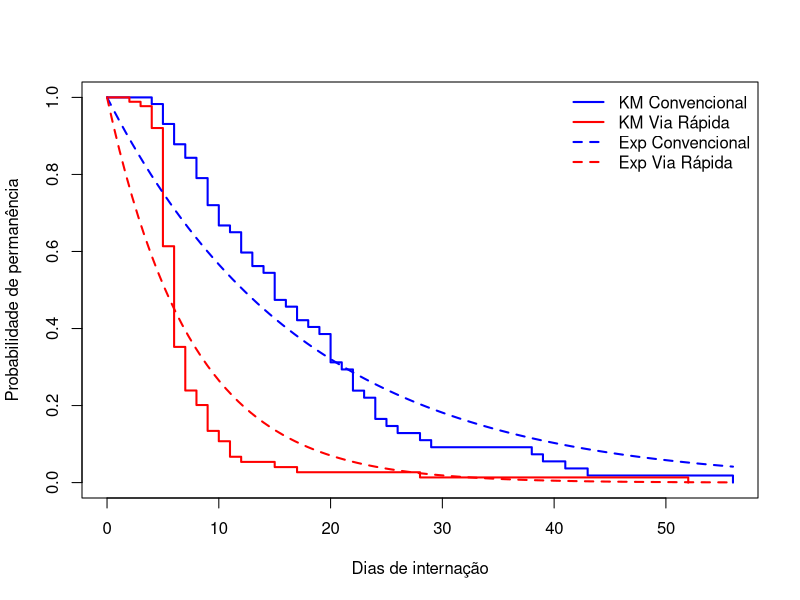
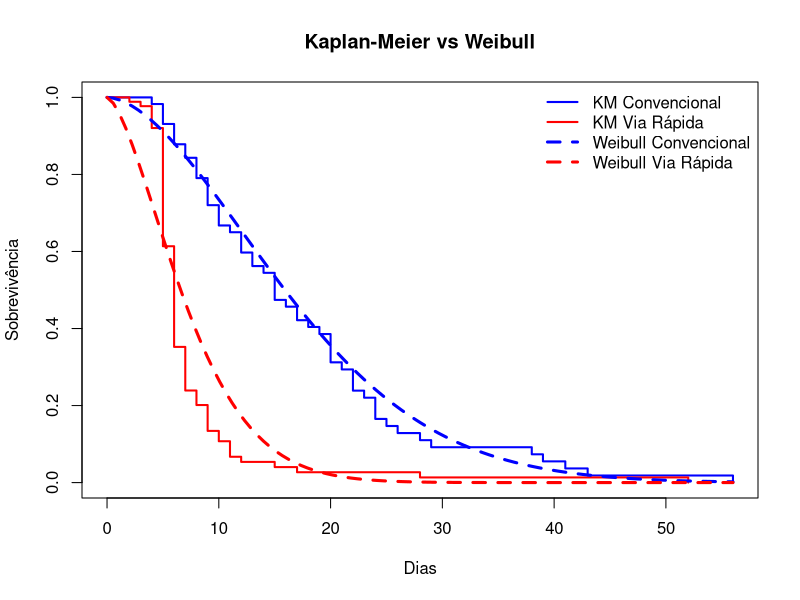

Write the R code that produced these figures, in order.
## ---- chunk 1
# Leitura de Pacotes Necessários
library(survival)
library(knitr)
library(kableExtra)
library(knitr)
## ---- chunk 2
# Leitura dos Dados 
dados = read.csv(file = "MAE0354-2026 - viarapidareduzido.csv")

# Separando em dois casos:
via_convencional <- dados[dados$Protocolo ==  0,]
via_rapida <- dados[dados$Protocolo ==  1,]
## ---- chunk 3
# Estabelecemos uma função capaz de calcular tal quantidade para cada conjunto de dados
theta_mv_exp <- function(tempo, delta){
  sum(delta) / sum(tempo)
}

# Theta de Máxima Verossimilhança para o Protocolo Convencional 
theta_c <- theta_mv_exp(
  via_convencional$Dias,via_convencional$Delta
)
# Theta de Máxima Verossimilhança para o Protocolo Rápido
theta_r <- theta_mv_exp(
  via_rapida$Dias, via_rapida$Delta
)

tabela_theta <- data.frame(
  Protocolo = c("Convencional", "Via Rápida"),
  Theta_MV = c(theta_c, theta_r)
)
 # Tabela para demonstrar os dados 
kable(
  tabela_theta,
  digits = 4,
  caption = "Estimativas de Máxima Verossimilhança para o parâmetro θ"
)
## ---- chunk 4
# Função de Sobrevivência Paramétrica para o método Convencional
S_c <- function(t){
  exp(-theta_c*t)
}

# Função de Sobrevivência Paramétrica para o Método Rápido
S_r <- function(t){
  exp(-theta_r*t)
}

# Função de Sobrevivência Não-Paramétrica para o método Convencional
km_c <- survfit(
  Surv(Dias, Delta) ~ 1,
  data = via_convencional
)

# Função de Sobrevivência Não-Paramétrica para o Método Rápido
km_r <- survfit(
  Surv(Dias, Delta) ~ 1,
  data = via_rapida
)
## ---- chunk 5
plot(
  km_c,
  conf.int = FALSE,
  mark.time = FALSE,
  col = "blue",
  lwd = 2,
  xlab = "Dias de internação",
  ylab = "Probabilidade de permanência",
  xlim = c(0, max(dados$Dias)),
  ylim = c(0,1)
)
lines(
  km_r,
  conf.int = FALSE, 
  mark.time = FALSE,
  col = "red",
  lwd = 2
)
curve(
  S_c(x),
  from = 0,
  to = max(dados$Dias),
  add = TRUE,
  col = "blue",
  lwd = 2,
  lty = 2
)
curve(
  S_r(x),
  from = 0,
  to = max(dados$Dias),
  add = TRUE,
  col = "red",
  lwd = 2,
  lty = 2
)
legend(
  "topright",
  legend = c(
    "KM Convencional",
    "KM Via Rápida",
    "Exp Convencional",
    "Exp Via Rápida"
  ),
  col = c("blue","red","blue","red"),
  lty = c(1,1,2,2),
  lwd = 2,
  bty = "n"
)
## ---- chunk 6
# Soma do número de falhas para cada protocolo 
d_c <- sum(via_convencional$Delta)
d_r <- sum(via_rapida$Delta)

# Tempo Médio segundo uma Exponencial
media_c <- 1/theta_c
media_r <- 1/theta_r

# Erro Padrão 
ep_media_c <- 1/(theta_c*sqrt(d_c))
ep_media_r <- 1/(theta_r*sqrt(d_r))


tabela_medias <- data.frame(
  Protocolo = c("Convencional", "Via Rápida"),
  Media = c(media_c, media_r),
  Erro_Padrao = c(ep_media_c, ep_media_r)
)

kable(
  tabela_medias,
  digits = 3,
  caption = "Estimativas do tempo médio de internação e seus erros-padrão"
)
## ---- chunk 7
# Mediana dos Tempos para Cada protocolo
mediana_c <- log(2)/theta_c
mediana_r <- log(2)/theta_r

# Erro Padrão
ep_mediana_c <- log(2)/(theta_c*sqrt(d_c))
ep_mediana_r <- log(2)/(theta_r*sqrt(d_r))

tabela_medianas <- data.frame(
  Protocolo = c("Convencional", "Via Rápida"),
  Mediana = c(mediana_c, mediana_r),
  Erro_Padrao = c(ep_mediana_c, ep_mediana_r)
)

kable(
  tabela_medianas,
  digits = 3,
  caption = "Estimativas da mediana do tempo de internação e seus erros-padrão"
)
## ---- chunk 8
# Ajuste dos dados

# Protocolo Convencional 
ajuste_c_w <- survreg(
  Surv(Dias, Delta) ~ 1,
  data = via_convencional,
  dist = "weibull"
)

# Protocolo Rápido
ajuste_r_w <- survreg(
  Surv(Dias, Delta) ~ 1,
  data = via_rapida,
  dist = "weibull"
)

# Reparametrizando corretamente 
shape_c <- 1/ajuste_c_w$scale
shape_r <- 1/ajuste_r_w$scale

lambda_c <- exp(coef(ajuste_c_w))
lambda_r <- exp(coef(ajuste_r_w))

tabela_weibull <- data.frame(
  Protocolo = c("Convencional", "Via Rápida"),
  Forma_alpha = c(shape_c, shape_r),
  Escala_lambda = c(lambda_c, lambda_r)
)

kable(
  tabela_weibull,
  digits = 4,
  caption = "Estimativas dos parâmetros Weibull por protocolo"
)
## ---- chunk 9
# Funções de Sobrevivência para cada protocolo 
S_c_weib <- function(t){
  exp(-(t/lambda_c)^shape_c)
}

S_r_weib <- function(t){
  exp(-(t/lambda_r)^shape_r)
}

plot(
  km_c,
  col = "blue",
  lwd = 2,
  conf.int = FALSE,
  mark.time = FALSE,
  xlab = "Dias",
  ylab = "Sobrevivência",
  xlim = c(0,max(dados$Dias)),
  ylim = c(0,1),
  main = "Kaplan-Meier vs Weibull"
)

lines(
  km_r,
  col = "red",
  lwd = 2,
  mark.time = FALSE,
  conf.int = FALSE 
)

curve(S_c_weib(x),add = TRUE,col = "blue",lwd = 3,lty = 2
)

curve(
  S_r_weib(x),add = TRUE,col = "red",lwd = 3,lty = 2
)

leg_c <- "Weibull Convencional"
leg_r <-"Weibull Via Rápida" 

legend(
  "topright",
  legend = c(
    "KM Convencional","KM Via Rápida",
    leg_c, leg_r
  ),
  col = c("blue","red","blue","red"),
  lty = c(1,1,2,2),
  lwd = c(2,2,3,3),
  bty = "n"
)
## ---- chunk 10
tabela_exp <- data.frame(
  Dias = c(7, 14, 30),
  Convencional = exp(-theta_c * c(7, 14, 30)),
  `Via Rápida` = exp(-theta_r * c(7, 14, 30))
)
kable(
  tabela_exp,
  digits = 4,
  caption = "Probabilidade estimada de permanência superior a t dias - Modelo Exponencial"
)
## ---- chunk 11
weib_surv <- function(t, alpha, lambda){
  exp(-(t/lambda)^alpha)
}
tabela_weib <- data.frame(
  Dias = c(7, 14, 30),

  Convencional =
    weib_surv(
      c(7, 14, 30),
      shape_c,
      lambda_c
    ),

  `Via Rápida` =
    weib_surv(
      c(7, 14, 30),
      shape_r,
      lambda_r
    )
)

kable(
  tabela_weib,
  digits = 4,
  caption = "Probabilidade estimada de permanência superior a t dias - Modelo Weibull"
)
